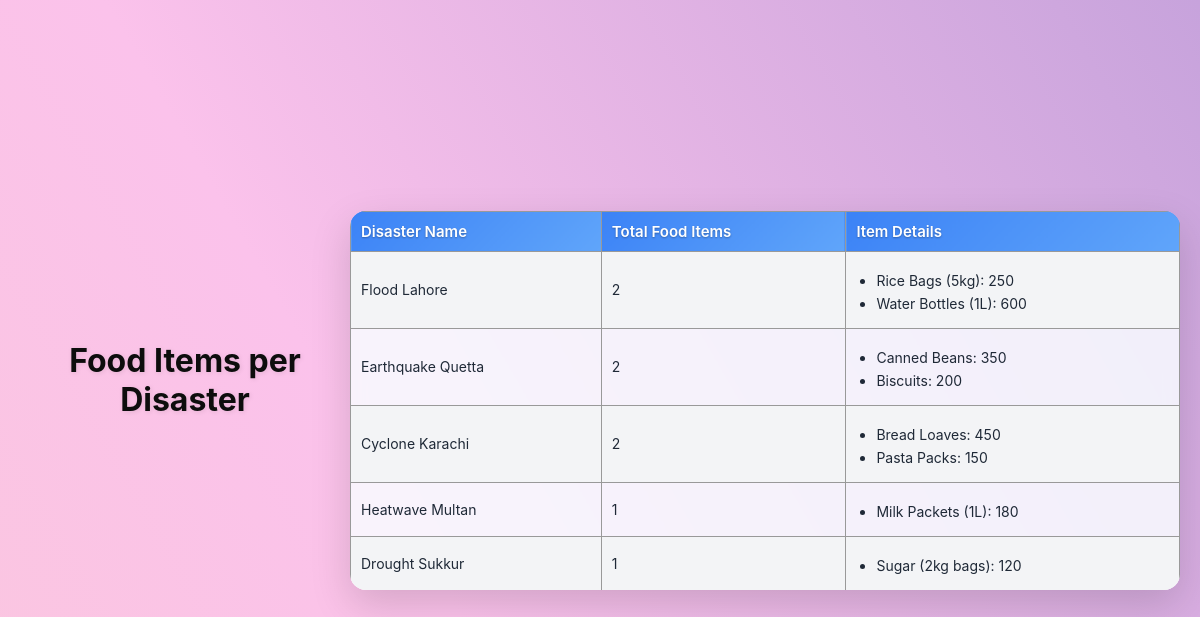
The app's page /view_food_items with its own data.
### models.py (models this page shows)
class Disaster(db.Model):
    id = db.Column(db.Integer, primary_key=True)
    name = db.Column(db.String(100), nullable=False, unique=True)
    disaster_type = db.Column(db.String(50), nullable=False)
    date = db.Column(db.String(20), nullable=False)
    location = db.Column(db.String(100), nullable=False)
    victims = db.relationship('Victim', backref='disaster', cascade="all, delete", lazy=True)
    food_items = db.relationship('FoodItem', backref='disaster', cascade="all, delete", lazy=True)
    health_items = db.relationship('HealthItem', backref='disaster', cascade="all, delete", lazy=True)

class FoodItem(db.Model):
    id = db.Column(db.Integer, primary_key=True)
    name = db.Column(db.String(100), nullable=False)
    quantity = db.Column(db.Integer, nullable=False, default=0)
    disaster_id = db.Column(db.Integer, db.ForeignKey('disaster.id'), nullable=False)

### app.py (the view)
@app.route('/view_food_items')
def view_food_items():
    disasters = Disaster.query.all()
    totals = [sum([fi.quantity for fi in d.food_items]) for d in disasters]
    return render_template('view_food_items.html', disasters=disasters, totals=totals)

### templates/view_food_items.html (shortened to what this page needs)
<!DOCTYPE html>
<html>
<head>
    <link rel="stylesheet" href="{{ url_for('static', filename='style.css') }}">
</head>
<body>
<h1>Food Items per Disaster</h1>
<table>
    <thead>
        <tr>
            <th>Disaster Name</th>
            <th>Total Food Items</th>
            <th>Item Details</th>
        </tr>
    </thead>
    <tbody>
        {% for disaster in disasters %}
        <tr>
            <td>{{ disaster.name }}</td>
            <td>{{ disaster.food_items | length }}</td>
            <td>
                <ul>
                {% for item in disaster.food_items %}
                    <li>{{ item.name }}: {{ item.quantity }}</li>
                {% endfor %}
                </ul>
            </td>
        </tr>
        {% endfor %}
    </tbody>
</table>
</body>
</html>

### static/style.css (style rules this page uses)
* { margin: 0; padding: 0; box-sizing: border-box; }
body { font-family: 'Inter', -apple-system, BlinkMacSystemFont, "Segoe UI", Roboto, Oxygen, Ubuntu, Cantarell, "Helvetica Neue", Arial, sans-serif; background: linear-gradient(135deg, #ffecd2, #fcb69f); color: #1f2937; min-height: 100vh; }
h1 { font-size: 34px; margin-bottom: 30px; color: #111827; text-align: center; }
table { width: 100%; border-collapse: separate; border-spacing: 0; margin-top: 25px; border-radius: 16px; overflow: hidden; box-shadow: 0 10px 25px rgba(0, 0, 0, 0.08); }
th { background: linear-gradient(135deg, #1f2937, #111827); color: #ffffff; padding: 14px; font-size: 14px; text-align: left; }
td { padding: 12px 14px; font-size: 14px; background: #ffffff; border-bottom: 1px solid #e5e7eb; }
tr:last-child td { border-bottom: none; }
ul { margin-left: 20px; margin-top: 10px; }
li { margin-bottom: 6px; font-size: 14px; }
* { margin: 0; padding: 0; box-sizing: border-box; font-family: 'Inter', sans-serif; }
body { min-height: 100vh; margin: 0; padding: 20px; font-family: -apple-system, BlinkMacSystemFont, "Segoe UI", Roboto, sans-serif; position: relative; display: flex; justify-content: center; align-items: center; }
body::before { content: ""; position: fixed; top: 0; left: 0; width: 100%; height: 100%; background: linear-gradient(60deg, #ff9a9e, #fad0c4, #fbc2eb, #a18cd1, #fcd1d1, #84fab0, #8fd3f4, #a6c0fe); background-size: 800% 800%; z-index: -1; animation: gradientFlow 15s ease infinite; }
h1 { font-size: 32px; font-weight: 700; margin-bottom: 40px; color: #0d0d0d; text-shadow: 1px 1px 5px rgba(0,0,0,0.1); }
table { width: 100%; border-collapse: separate; border-spacing: 0; margin-top: 20px; border-radius: 16px; overflow: hidden; box-shadow: 0 15px 40px rgba(0, 0, 0, 0.15); font-size: 15px; background: #ffffffcc; backdrop-filter: blur(8px); }
th { background: linear-gradient(135deg, #3b82f6, #60a5fa); color: #ffffff; padding: 14px 18px; text-align: left; font-weight: 600; font-size: 15px; text-shadow: 0 1px 2px rgba(0,0,0,0.3); }
td { padding: 14px 18px; background: #f3f4f6; border-bottom: 1px solid #e5e7eb; transition: background 0.3s, transform 0.2s; }
tr:nth-child(even) td { background: #e0f2fe33; }

### templates/view_food_items.html (style rules this page uses)
table { width: 80%; margin: 20px auto; border-collapse: collapse; }
th, td { border: 1px solid #999; padding: 10px; text-align: left; }
th { background-color: #3b82f6; color: white; }
h1 { text-align: center; }

### records on screen
Disaster: name "Flood Lahore", food_items|length "2"
FoodItem: name "Rice Bags (5kg)", quantity "250"
FoodItem: name "Water Bottles (1L)", quantity "600"
Disaster: name "Earthquake Quetta", food_items|length "2"
FoodItem: name "Canned Beans", quantity "350"
FoodItem: name "Biscuits", quantity "200"
Disaster: name "Cyclone Karachi", food_items|length "2"
FoodItem: name "Bread Loaves", quantity "450"
FoodItem: name "Pasta Packs", quantity "150"
Disaster: name "Heatwave Multan", food_items|length "1"
FoodItem: name "Milk Packets (1L)", quantity "180"
Disaster: name "Drought Sukkur", food_items|length "1"
FoodItem: name "Sugar (2kg bags)", quantity "120"
